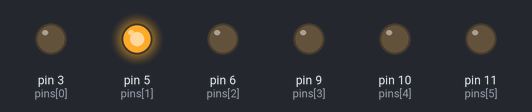
This sketch was run on a simulated Arduino Uno, built with avr-gcc and run on an emulated ATmega328P. On the bench: output pins drawn as LEDs (lit = HIGH).

Above: at 0.07 s.
At 0.52 s:
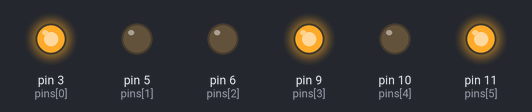
At 0.92 s:
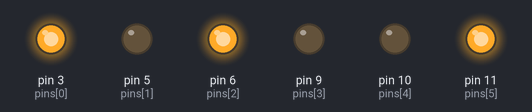
At 1.82 s:
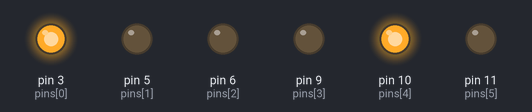
At 2.62 s:
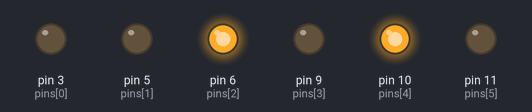
At 3.63 s:
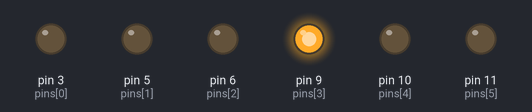
Timing chart, 0 to 3.9 s (numbered marks = the images above):
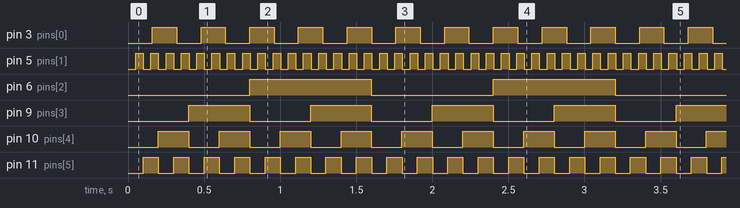

Measured:
- by itself, pin 3 (pins[0]): alternates HIGH for 0.16 s and LOW for 0.16 s
- by itself, pin 5 (pins[1]): alternates HIGH for 0.05 s and LOW for 0.05 s
- by itself, pin 6 (pins[2]): alternates HIGH for 0.80 s and LOW for 0.80 s
- by itself, pin 9 (pins[3]): alternates HIGH for 0.40 s and LOW for 0.40 s
- by itself, pin 10 (pins[4]): alternates HIGH for 0.20 s and LOW for 0.20 s
- by itself, pin 11 (pins[5]): alternates HIGH for 0.10 s and LOW for 0.10 s

The sketch:

blink_without_delay.ino
```cpp
const int NUMBER_OF_PINS = 6;

unsigned long* microsArr = new unsigned long[NUMBER_OF_PINS];
unsigned long* intervalsArr = new unsigned long[NUMBER_OF_PINS];
int* ledStates = new int[NUMBER_OF_PINS];
int pins[NUMBER_OF_PINS] = {3, 5, 6, 9, 10, 11};

void setup() {
  for (int i = 0; i < NUMBER_OF_PINS; ++i) {
    microsArr[i] = 0;
    ledStates[i] = LOW;
    pinMode(pins[i], OUTPUT);
  }

  intervalsArr[0] = 160000;
  intervalsArr[1] = 50000;
  intervalsArr[2] = 800000;
  intervalsArr[3] = 400000;
  intervalsArr[4] = 200000;
  intervalsArr[5] = 100000;
}

void loop() {
  unsigned long micros_val = micros();

  if (micros_val - microsArr[0] >= intervalsArr[0]) {
    microsArr[0] = micros_val;

    if (ledStates[0] == LOW) {
      ledStates[0] = HIGH;
    }
    else {
      ledStates[0] = LOW;
    }

    digitalWrite(pins[0], ledStates[0]);
  }

  if (micros_val - microsArr[1] >= intervalsArr[1]) {
    microsArr[1] = micros_val;

    if (ledStates[1] == LOW) {
      ledStates[1] = HIGH;
    }
    else {
      ledStates[1] = LOW;
    }

    digitalWrite(pins[1], ledStates[1]);
  }

  if (micros_val - microsArr[2] >= intervalsArr[2]) {
    microsArr[2] = micros_val;

    if (ledStates[2] == LOW) {
      ledStates[2] = HIGH;
    }
    else {
      ledStates[2] = LOW;
    }

    digitalWrite(pins[2], ledStates[2]);
  }

  if (micros_val - microsArr[3] >= intervalsArr[3]) {
    microsArr[3] = micros_val;

    if (ledStates[3] == LOW) {
      ledStates[3] = HIGH;
    }
    else {
      ledStates[3] = LOW;
    }

    digitalWrite(pins[3], ledStates[3]);
  }

  if (micros_val - microsArr[4] >= intervalsArr[4]) {
    microsArr[4] = micros_val;

    if (ledStates[4] == LOW) {
      ledStates[4] = HIGH;
    }
    else {
      ledStates[4] = LOW;
    }

    digitalWrite(pins[4], ledStates[4]);
  }

  if (micros_val - microsArr[5] >= intervalsArr[5]) {
    microsArr[5] = micros_val;

    if (ledStates[5] == LOW) {
      ledStates[5] = HIGH;
    }
    else {
      ledStates[5] = LOW;
    }

    digitalWrite(pins[5], ledStates[5]);
  }
}
```
